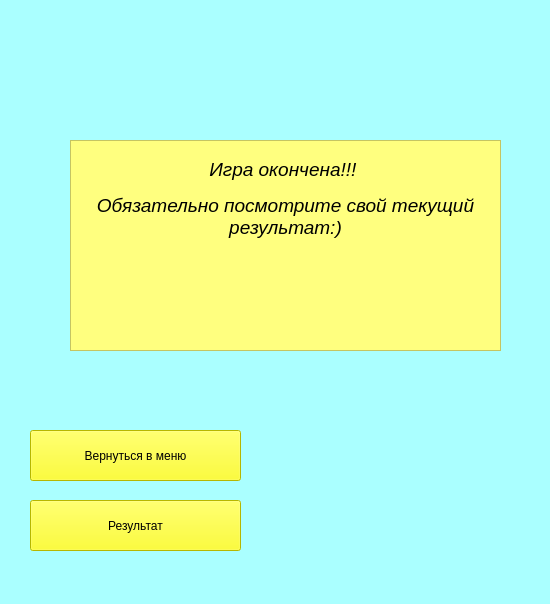
<?xml version="1.0" encoding="UTF-8"?>
<ui version="4.0">
 <class>page3</class>
 <widget class="QMainWindow" name="page3">
  <property name="enabled">
   <bool>true</bool>
  </property>
  <property name="geometry">
   <rect>
    <x>0</x>
    <y>0</y>
    <width>550</width>
    <height>604</height>
   </rect>
  </property>
  <property name="minimumSize">
   <size>
    <width>550</width>
    <height>604</height>
   </size>
  </property>
  <property name="maximumSize">
   <size>
    <width>550</width>
    <height>604</height>
   </size>
  </property>
  <property name="sizeIncrement">
   <size>
    <width>0</width>
    <height>0</height>
   </size>
  </property>
  <property name="palette">
   <palette>
    <active>
     <colorrole role="Button">
      <brush brushstyle="SolidPattern">
       <color alpha="255">
        <red>170</red>
        <green>255</green>
        <blue>255</blue>
       </color>
      </brush>
     </colorrole>
     <colorrole role="Base">
      <brush brushstyle="SolidPattern">
       <color alpha="255">
        <red>170</red>
        <green>255</green>
        <blue>255</blue>
       </color>
      </brush>
     </colorrole>
     <colorrole role="Window">
      <brush brushstyle="SolidPattern">
       <color alpha="255">
        <red>170</red>
        <green>255</green>
        <blue>255</blue>
       </color>
      </brush>
     </colorrole>
     <colorrole role="Highlight">
      <brush brushstyle="SolidPattern">
       <color alpha="255">
        <red>163</red>
        <green>58</green>
        <blue>255</blue>
       </color>
      </brush>
     </colorrole>
     <colorrole role="AlternateBase">
      <brush brushstyle="SolidPattern">
       <color alpha="255">
        <red>197</red>
        <green>170</green>
        <blue>255</blue>
       </color>
      </brush>
     </colorrole>
    </active>
    <inactive>
     <colorrole role="Button">
      <brush brushstyle="SolidPattern">
       <color alpha="255">
        <red>170</red>
        <green>255</green>
        <blue>255</blue>
       </color>
      </brush>
     </colorrole>
     <colorrole role="Base">
      <brush brushstyle="SolidPattern">
       <color alpha="255">
        <red>170</red>
        <green>255</green>
        <blue>255</blue>
       </color>
      </brush>
     </colorrole>
     <colorrole role="Window">
      <brush brushstyle="SolidPattern">
       <color alpha="255">
        <red>170</red>
        <green>255</green>
        <blue>255</blue>
       </color>
      </brush>
     </colorrole>
     <colorrole role="Highlight">
      <brush brushstyle="SolidPattern">
       <color alpha="255">
        <red>163</red>
        <green>58</green>
        <blue>255</blue>
       </color>
      </brush>
     </colorrole>
     <colorrole role="AlternateBase">
      <brush brushstyle="SolidPattern">
       <color alpha="255">
        <red>197</red>
        <green>170</green>
        <blue>255</blue>
       </color>
      </brush>
     </colorrole>
    </inactive>
    <disabled>
     <colorrole role="Button">
      <brush brushstyle="SolidPattern">
       <color alpha="255">
        <red>170</red>
        <green>255</green>
        <blue>255</blue>
       </color>
      </brush>
     </colorrole>
     <colorrole role="Base">
      <brush brushstyle="SolidPattern">
       <color alpha="255">
        <red>170</red>
        <green>255</green>
        <blue>255</blue>
       </color>
      </brush>
     </colorrole>
     <colorrole role="Window">
      <brush brushstyle="SolidPattern">
       <color alpha="255">
        <red>170</red>
        <green>255</green>
        <blue>255</blue>
       </color>
      </brush>
     </colorrole>
     <colorrole role="Highlight">
      <brush brushstyle="SolidPattern">
       <color alpha="255">
        <red>163</red>
        <green>58</green>
        <blue>255</blue>
       </color>
      </brush>
     </colorrole>
     <colorrole role="AlternateBase">
      <brush brushstyle="SolidPattern">
       <color alpha="255">
        <red>197</red>
        <green>170</green>
        <blue>255</blue>
       </color>
      </brush>
     </colorrole>
    </disabled>
   </palette>
  </property>
  <property name="windowTitle">
   <string>MainWindow</string>
  </property>
  <property name="styleSheet">
   <string notr="true">background-color: rgb(170, 255, 255);</string>
  </property>
  <property name="iconSize">
   <size>
    <width>10</width>
    <height>30</height>
   </size>
  </property>
  <widget class="QWidget" name="centralwidget">
   <widget class="QPushButton" name="menu6">
    <property name="geometry">
     <rect>
      <x>30</x>
      <y>430</y>
      <width>211</width>
      <height>51</height>
     </rect>
    </property>
    <property name="styleSheet">
     <string notr="true">background-color: rgb(255, 255, 0);
font: 10pt &quot;MS Shell Dlg 2&quot;;</string>
    </property>
    <property name="text">
     <string>Вернуться в меню</string>
    </property>
   </widget>
   <widget class="QPushButton" name="end6">
    <property name="geometry">
     <rect>
      <x>30</x>
      <y>500</y>
      <width>211</width>
      <height>51</height>
     </rect>
    </property>
    <property name="styleSheet">
     <string notr="true">background-color: rgb(255, 255, 0);
font: 10pt &quot;MS Shell Dlg 2&quot;;</string>
    </property>
    <property name="text">
     <string>Результат</string>
    </property>
   </widget>
   <widget class="QTextEdit" name="textEdit">
    <property name="geometry">
     <rect>
      <x>70</x>
      <y>140</y>
      <width>431</width>
      <height>211</height>
     </rect>
    </property>
    <property name="styleSheet">
     <string notr="true">background-color: rgb(255, 255, 127);
font: 8pt &quot;MS Shell Dlg 2&quot;;</string>
    </property>
    <property name="html">
     <string>&lt;!DOCTYPE HTML PUBLIC &quot;-//W3C//DTD HTML 4.0//EN&quot; &quot;http://www.w3.org/TR/REC-html40/strict.dtd&quot;&gt;
&lt;html&gt;&lt;head&gt;&lt;meta name=&quot;qrichtext&quot; content=&quot;1&quot; /&gt;&lt;style type=&quot;text/css&quot;&gt;
p, li { white-space: pre-wrap; }
&lt;/style&gt;&lt;/head&gt;&lt;body style=&quot; font-family:'MS Shell Dlg 2'; font-size:8pt; font-weight:400; font-style:normal;&quot;&gt;
&lt;p align=&quot;center&quot; style=&quot;-qt-paragraph-type:empty; margin-top:0px; margin-bottom:0px; margin-left:0px; margin-right:0px; -qt-block-indent:0; text-indent:0px; font-size:7.8pt;&quot;&gt;&lt;br /&gt;&lt;/p&gt;
&lt;p align=&quot;center&quot; style=&quot; margin-top:0px; margin-bottom:0px; margin-left:0px; margin-right:0px; -qt-block-indent:0; text-indent:0px;&quot;&gt;&lt;span style=&quot; font-size:14pt; font-style:italic;&quot;&gt;Игра окончена!!! &lt;/span&gt;&lt;/p&gt;
&lt;p align=&quot;center&quot; style=&quot;-qt-paragraph-type:empty; margin-top:0px; margin-bottom:0px; margin-left:0px; margin-right:0px; -qt-block-indent:0; text-indent:0px;&quot;&gt;&lt;br /&gt;&lt;/p&gt;
&lt;p align=&quot;center&quot; style=&quot; margin-top:0px; margin-bottom:0px; margin-left:0px; margin-right:0px; -qt-block-indent:0; text-indent:0px;&quot;&gt;&lt;span style=&quot; font-size:14pt; font-style:italic;&quot;&gt;Обязательно посмотрите свой текущий результат:)&lt;/span&gt;&lt;/p&gt;&lt;/body&gt;&lt;/html&gt;</string>
    </property>
   </widget>
  </widget>
  <widget class="QStatusBar" name="statusbar"/>
 </widget>
 <resources/>
 <connections/>
</ui>
